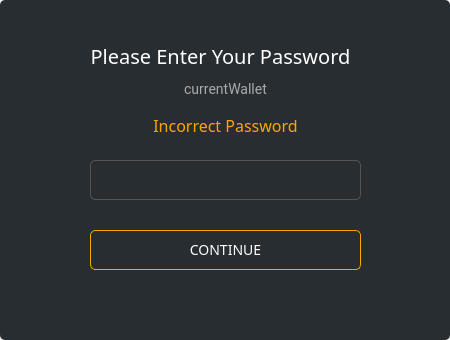
<?xml version="1.0" encoding="UTF-8"?>
<ui version="4.0">
 <class>PasswordDialog</class>
 <widget class="QDialog" name="PasswordDialog">
  <property name="geometry">
   <rect>
    <x>0</x>
    <y>0</y>
    <width>450</width>
    <height>340</height>
   </rect>
  </property>
  <property name="sizePolicy">
   <sizepolicy hsizetype="Preferred" vsizetype="Preferred">
    <horstretch>0</horstretch>
    <verstretch>0</verstretch>
   </sizepolicy>
  </property>
  <property name="minimumSize">
   <size>
    <width>450</width>
    <height>280</height>
   </size>
  </property>
  <property name="maximumSize">
   <size>
    <width>450</width>
    <height>350</height>
   </size>
  </property>
  <property name="font">
   <font>
    <family>Poppins</family>
    <pointsize>10</pointsize>
   </font>
  </property>
  <property name="windowTitle">
   <string>Enter password</string>
  </property>
  <property name="styleSheet">
   <string notr="true"/>
  </property>
  <layout class="QGridLayout" name="gridLayout">
   <property name="leftMargin">
    <number>0</number>
   </property>
   <property name="topMargin">
    <number>0</number>
   </property>
   <property name="rightMargin">
    <number>0</number>
   </property>
   <property name="bottomMargin">
    <number>0</number>
   </property>
   <item row="0" column="0">
    <widget class="QGroupBox" name="groupBox">
     <property name="minimumSize">
      <size>
       <width>450</width>
       <height>340</height>
      </size>
     </property>
     <property name="maximumSize">
      <size>
       <width>450</width>
       <height>340</height>
      </size>
     </property>
     <property name="autoFillBackground">
      <bool>false</bool>
     </property>
     <property name="styleSheet">
      <string notr="true">background-color: #282d31; 
border-radius: 5px;
font-family: 'Poppins';</string>
     </property>
     <property name="title">
      <string/>
     </property>
     <widget class="QLineEdit" name="m_passwordEdit">
      <property name="geometry">
       <rect>
        <x>90</x>
        <y>160</y>
        <width>271</width>
        <height>40</height>
       </rect>
      </property>
      <property name="sizePolicy">
       <sizepolicy hsizetype="Expanding" vsizetype="Fixed">
        <horstretch>0</horstretch>
        <verstretch>0</verstretch>
       </sizepolicy>
      </property>
      <property name="minimumSize">
       <size>
        <width>0</width>
        <height>25</height>
       </size>
      </property>
      <property name="font">
       <font>
        <family>Poppins</family>
        <pointsize>-1</pointsize>
       </font>
      </property>
      <property name="styleSheet">
       <string notr="true">padding: 3px; border: 1px solid #555; border-radius: 5px; font-family: 'Poppins'; font-size: 14px; color: #aaa;</string>
      </property>
      <property name="text">
       <string/>
      </property>
      <property name="echoMode">
       <enum>QLineEdit::Password</enum>
      </property>
      <property name="alignment">
       <set>Qt::AlignCenter</set>
      </property>
     </widget>
     <widget class="QPushButton" name="m_okButton">
      <property name="enabled">
       <bool>true</bool>
      </property>
      <property name="geometry">
       <rect>
        <x>90</x>
        <y>230</y>
        <width>271</width>
        <height>40</height>
       </rect>
      </property>
      <property name="minimumSize">
       <size>
        <width>125</width>
        <height>25</height>
       </size>
      </property>
      <property name="font">
       <font>
        <family>Poppins</family>
        <pointsize>-1</pointsize>
       </font>
      </property>
      <property name="styleSheet">
       <string notr="true">QPushButton#m_okButton
{
    color: #fff;
    border: 1px solid orange;
    font-size: 14px;
    border-radius: 5px; font-family: 'Poppins';
}

QPushButton#m_okButton:hover
{
    color: orange;
    border: 1px solid orange;
    font-size: 14px;
    border-radius: 5px;
    font-family: 'Poppins';
}

QPushButton#m_okButton:pressed
{
    color: #fff;
    background-color: #1d2124;
    border: 1px solid orange;
    font-size: 14px;
    border-radius: 5px;
    font-family: 'Poppins';
}</string>
      </property>
      <property name="text">
       <string>CONTINUE</string>
      </property>
      <property name="default">
       <bool>true</bool>
      </property>
     </widget>
     <widget class="QLabel" name="m_errorLabel">
      <property name="geometry">
       <rect>
        <x>40</x>
        <y>110</y>
        <width>371</width>
        <height>31</height>
       </rect>
      </property>
      <property name="minimumSize">
       <size>
        <width>122</width>
        <height>0</height>
       </size>
      </property>
      <property name="font">
       <font>
        <family>Poppins</family>
        <pointsize>-1</pointsize>
       </font>
      </property>
      <property name="styleSheet">
       <string notr="true">color: orange; font-size: 16px; border: none;</string>
      </property>
      <property name="text">
       <string>Incorrect Password</string>
      </property>
      <property name="alignment">
       <set>Qt::AlignCenter</set>
      </property>
     </widget>
     <widget class="QLabel" name="label_3">
      <property name="geometry">
       <rect>
        <x>30</x>
        <y>40</y>
        <width>381</width>
        <height>31</height>
       </rect>
      </property>
      <property name="font">
       <font>
        <family>Poppins</family>
        <pointsize>-1</pointsize>
       </font>
      </property>
      <property name="styleSheet">
       <string notr="true">color: #fff;
border-right: 0px;
font-size: 20px;</string>
      </property>
      <property name="text">
       <string>Please Enter Your Password</string>
      </property>
      <property name="alignment">
       <set>Qt::AlignCenter</set>
      </property>
     </widget>
     <widget class="QLabel" name="m_currentWalletTitle">
      <property name="geometry">
       <rect>
        <x>40</x>
        <y>76</y>
        <width>371</width>
        <height>26</height>
       </rect>
      </property>
      <property name="font">
       <font>
        <family>Roboto</family>
        <pointsize>-1</pointsize>
       </font>
      </property>
      <property name="styleSheet">
       <string notr="true">color: #aaa;
        border-right: 0px;
        font-size: 14px;
font-family: 'Roboto'; border: 0px;</string>
      </property>
      <property name="text">
       <string>currentWallet</string>
      </property>
      <property name="alignment">
       <set>Qt::AlignCenter</set>
      </property>
     </widget>
    </widget>
   </item>
  </layout>
 </widget>
 <resources/>
 <connections>
  <connection>
   <sender>m_okButton</sender>
   <signal>clicked()</signal>
   <receiver>PasswordDialog</receiver>
   <slot>accept()</slot>
   <hints>
    <hint type="sourcelabel">
     <x>142</x>
     <y>100</y>
    </hint>
    <hint type="destinationlabel">
     <x>158</x>
     <y>68</y>
    </hint>
   </hints>
  </connection>
 </connections>
</ui>
